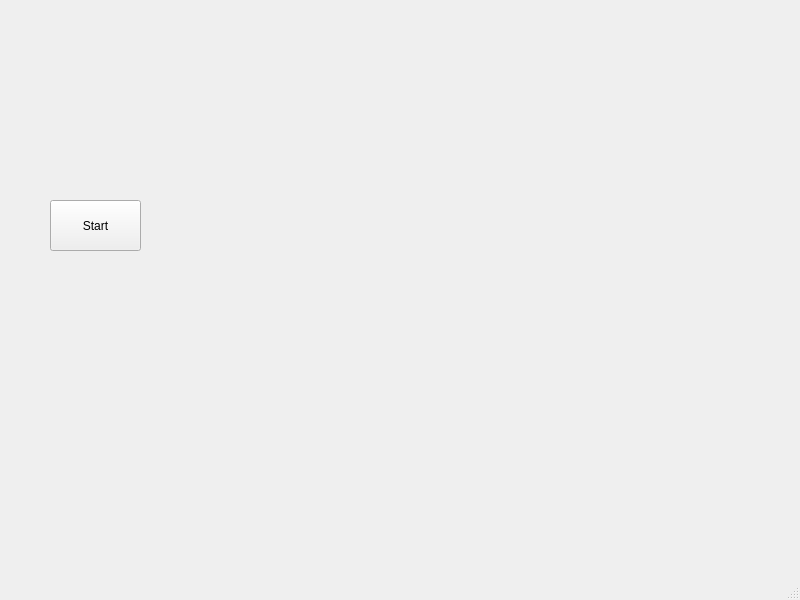
<?xml version="1.0" encoding="UTF-8"?>
<ui version="4.0">
 <class>MainWindow</class>
 <widget class="QMainWindow" name="MainWindow">
  <property name="geometry">
   <rect>
    <x>0</x>
    <y>0</y>
    <width>800</width>
    <height>600</height>
   </rect>
  </property>
  <property name="windowTitle">
   <string>MainWindow</string>
  </property>
  <widget class="QWidget" name="centralwidget">
   <widget class="QPushButton" name="pushButton">
    <property name="geometry">
     <rect>
      <x>50</x>
      <y>200</y>
      <width>91</width>
      <height>51</height>
     </rect>
    </property>
    <property name="font">
     <font>
      <family>MS Shell Dlg 2</family>
     </font>
    </property>
    <property name="text">
     <string>Start</string>
    </property>
   </widget>
  </widget>
  <widget class="QMenuBar" name="menubar">
   <property name="geometry">
    <rect>
     <x>0</x>
     <y>0</y>
     <width>800</width>
     <height>21</height>
    </rect>
   </property>
  </widget>
  <widget class="QStatusBar" name="statusbar"/>
 </widget>
 <resources/>
 <connections/>
</ui>
